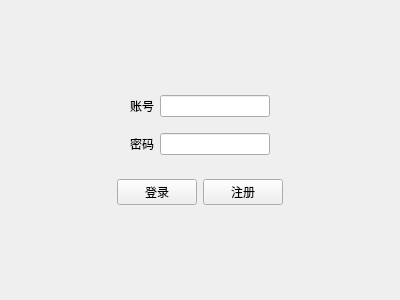
<?xml version="1.0" encoding="UTF-8"?>
<ui version="4.0">
 <class>LoginForm</class>
 <widget class="QWidget" name="LoginForm">
  <property name="geometry">
   <rect>
    <x>0</x>
    <y>0</y>
    <width>400</width>
    <height>300</height>
   </rect>
  </property>
  <property name="minimumSize">
   <size>
    <width>400</width>
    <height>300</height>
   </size>
  </property>
  <property name="maximumSize">
   <size>
    <width>400</width>
    <height>300</height>
   </size>
  </property>
  <property name="windowTitle">
   <string>登录窗口</string>
  </property>
  <layout class="QVBoxLayout" name="verticalLayout">
   <item>
    <spacer name="verticalSpacer_3">
     <property name="orientation">
      <enum>Qt::Vertical</enum>
     </property>
     <property name="sizeHint" stdset="0">
      <size>
       <width>20</width>
       <height>40</height>
      </size>
     </property>
    </spacer>
   </item>
   <item>
    <widget class="QWidget" name="widget_3" native="true">
     <property name="sizePolicy">
      <sizepolicy hsizetype="Preferred" vsizetype="Fixed">
       <horstretch>0</horstretch>
       <verstretch>0</verstretch>
      </sizepolicy>
     </property>
     <layout class="QGridLayout" name="gridLayout">
      <item row="2" column="1">
       <widget class="QLabel" name="label_2">
        <property name="text">
         <string>密码</string>
        </property>
       </widget>
      </item>
      <item row="2" column="2">
       <widget class="QLineEdit" name="passwordLineEdit">
        <property name="maxLength">
         <number>16</number>
        </property>
        <property name="echoMode">
         <enum>QLineEdit::Password</enum>
        </property>
       </widget>
      </item>
      <item row="0" column="2">
       <widget class="QLineEdit" name="userIdLineEdit">
        <property name="maxLength">
         <number>6</number>
        </property>
       </widget>
      </item>
      <item row="0" column="0">
       <spacer name="horizontalSpacer_3">
        <property name="orientation">
         <enum>Qt::Horizontal</enum>
        </property>
        <property name="sizeHint" stdset="0">
         <size>
          <width>40</width>
          <height>20</height>
         </size>
        </property>
       </spacer>
      </item>
      <item row="0" column="3">
       <spacer name="horizontalSpacer">
        <property name="orientation">
         <enum>Qt::Horizontal</enum>
        </property>
        <property name="sizeHint" stdset="0">
         <size>
          <width>40</width>
          <height>20</height>
         </size>
        </property>
       </spacer>
      </item>
      <item row="0" column="1">
       <widget class="QLabel" name="label">
        <property name="text">
         <string>账号</string>
        </property>
       </widget>
      </item>
      <item row="1" column="2">
       <spacer name="verticalSpacer">
        <property name="orientation">
         <enum>Qt::Vertical</enum>
        </property>
        <property name="sizeHint" stdset="0">
         <size>
          <width>20</width>
          <height>10</height>
         </size>
        </property>
       </spacer>
      </item>
     </layout>
    </widget>
   </item>
   <item>
    <widget class="QWidget" name="widget" native="true">
     <property name="sizePolicy">
      <sizepolicy hsizetype="Preferred" vsizetype="Fixed">
       <horstretch>0</horstretch>
       <verstretch>0</verstretch>
      </sizepolicy>
     </property>
     <layout class="QGridLayout" name="gridLayout_2">
      <item row="0" column="3">
       <spacer name="horizontalSpacer_6">
        <property name="orientation">
         <enum>Qt::Horizontal</enum>
        </property>
        <property name="sizeHint" stdset="0">
         <size>
          <width>60</width>
          <height>20</height>
         </size>
        </property>
       </spacer>
      </item>
      <item row="0" column="2">
       <widget class="QPushButton" name="registerPushButton">
        <property name="text">
         <string>注册</string>
        </property>
       </widget>
      </item>
      <item row="0" column="1">
       <widget class="QPushButton" name="loginPushButton">
        <property name="text">
         <string>登录</string>
        </property>
       </widget>
      </item>
      <item row="0" column="0">
       <spacer name="horizontalSpacer_5">
        <property name="orientation">
         <enum>Qt::Horizontal</enum>
        </property>
        <property name="sizeHint" stdset="0">
         <size>
          <width>80</width>
          <height>20</height>
         </size>
        </property>
       </spacer>
      </item>
     </layout>
    </widget>
   </item>
   <item>
    <spacer name="verticalSpacer_2">
     <property name="orientation">
      <enum>Qt::Vertical</enum>
     </property>
     <property name="sizeHint" stdset="0">
      <size>
       <width>20</width>
       <height>40</height>
      </size>
     </property>
    </spacer>
   </item>
  </layout>
 </widget>
 <resources/>
 <connections/>
</ui>
